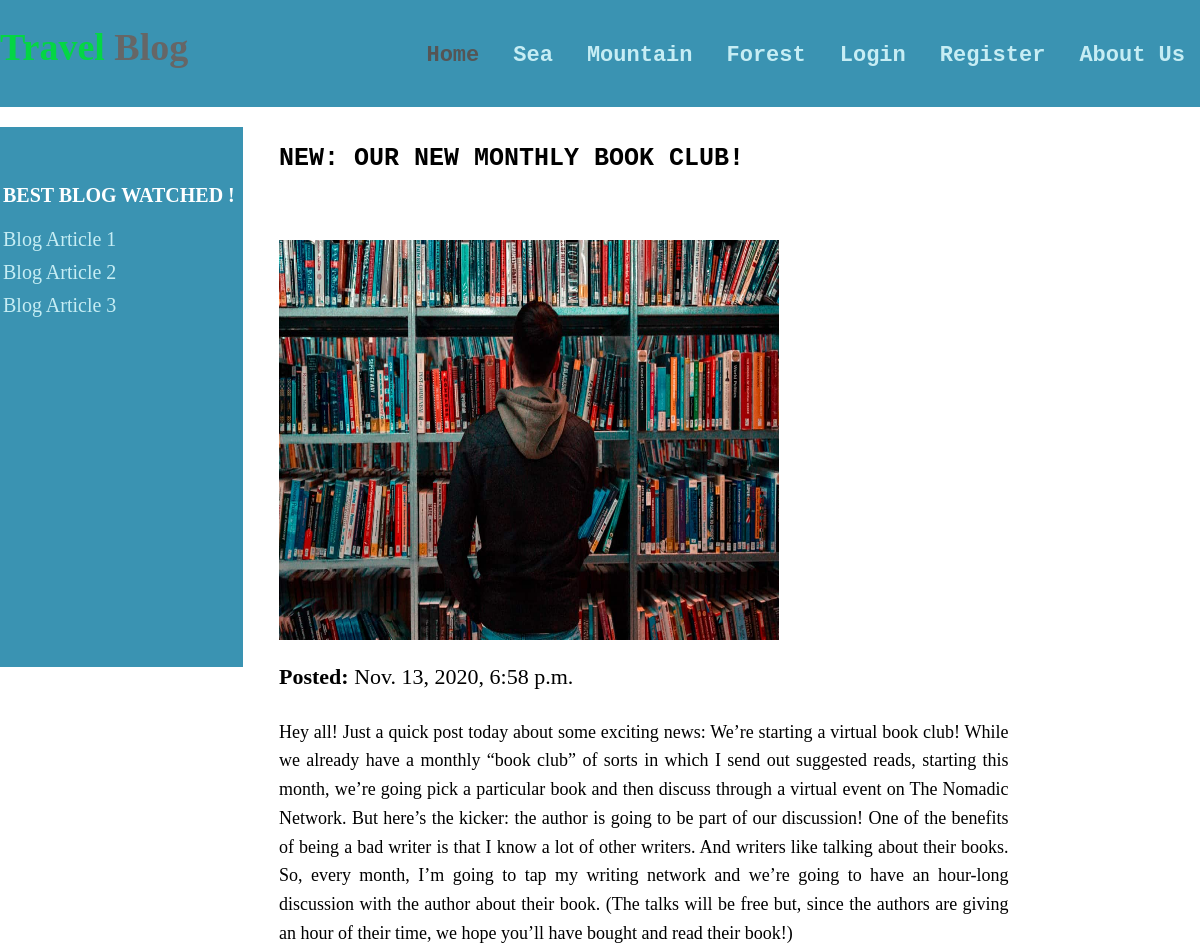
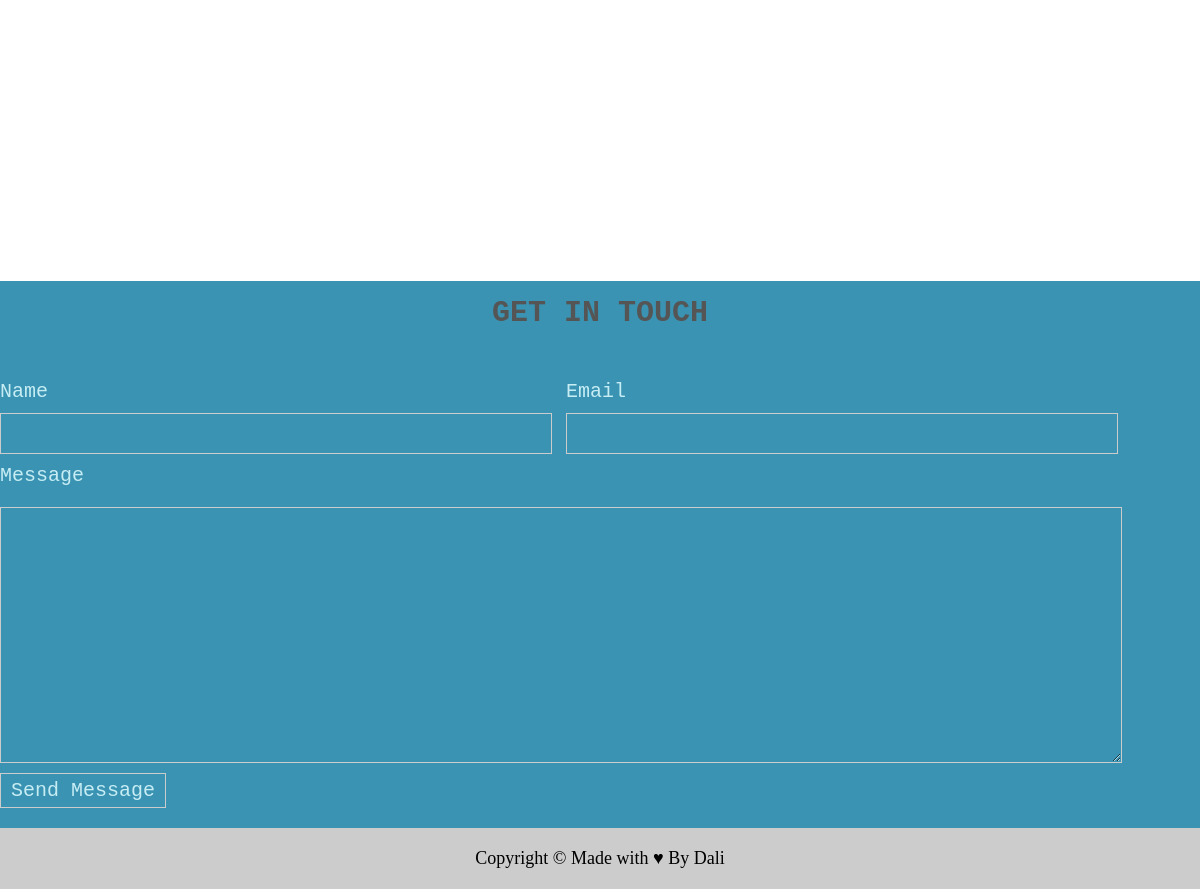
Screenshot of /detail/3/ with the database file from the repository (2 pictures, top to bottom).
### blog/models.py (models this page shows, shortened)
class BlogArticle(models.Model):
    title = models.CharField(max_length=100)
    author = models.CharField(max_length=100)
    date_to = models.DateTimeField(auto_now_add=True)
    description = models.TextField()
    image = models.ImageField(default='default.jpg',  upload_to='blog-pics')

### blog/views.py (the view)
# urls.py: path('detail/<int:blog_id>/', views.detail, name='detail')
def detail(request, blog_id):
    blog_target = BlogArticle.objects.get(pk=blog_id)
    return render(request, 'blog/detail.html', {"blog_target": blog_target})

### blog/templates/blog/detail.html
{% extends "blog/base.html" %}
{% load static %}
{% block content %}
    <div class="blog-show">
        <div class="blog-detail">
            <h1>{{ blog_target.title }}</h1>
            <img src="{{ blog_target.image.url }}" alt="">
            <div class="date">
               <strong>Posted:</strong> {{ blog_target.date_to }}
            </div>
            <p>
                {{ blog_target.description }}
            </p>
        </div>
    </div>
{% endblock content %}

### static/css/main.css (style rules this page uses)
body { margin: 0; }
.content .blog-show { width: 76%; float: left; text-align: center; padding-bottom: 60px; overflow: hidden; }
.content .blog-show h1 { text-transform: uppercase; font-size: 45px; font-family: "Bitstream Vera Sans Mono", Monaco, "Courier New", Courier, monospace }
.content .blog-show img { width: 85%; height: 250px; margin: 50px 0 10px 0; }
.content .blog-show .blog-detail { text-align: left; min-height: 1000px; }
.content .blog-show .blog-detail h1 { text-transform:capitalize; font-size: 25px; font-family: monospace; }
.content .blog-show .blog-detail .date { font-size: 22px; padding-top: 10px; padding-bottom: 10px; font-family: Calibri; }
.content .blog-show .blog-detail p { width: 80%; line-height: 1.6; font-size: 18px; text-align: justify; font-family: Calibri; }
.content .blog-show .blog-detail img { width: 500px; height: 400px; }

### rows the page displays
BlogArticle: title "NEW: OUR NEW MONTHLY BOOK CLUB!", image (picture), date_to "Nov. 13, 2020, 6:58 p.m.", description "Hey all! Just a quick post today about some exciting news: We’re starting a virtual book club! While we already have a monthly “book club” of sorts in which I send out suggested reads, starting this month, we’re going pick a particular book and then discuss through a virtual event on The Nomadic Network. But here’s the kicker: the author is going to be part of our discussion! One of the benefits of being a bad writer is that I know a lot of other writers. And writers like talking about their books. So, every month, I’m going to tap my writing network and we’re going to have an hour-long discussion with the author about their book. (The talks will be free but, since the authors are giving an…"
